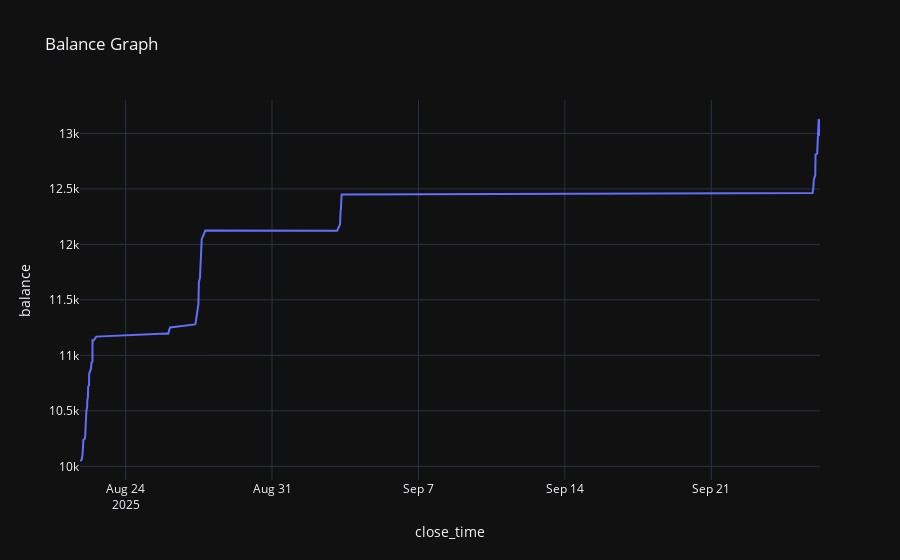

Notebook code for this chart:
### Code cell
mm = bt.plot_balance()
display(mm)
